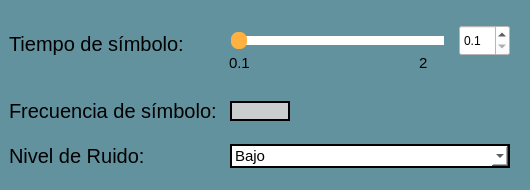
               <widget class="QFrame" name="frame_9">
                <property name="minimumSize">
                 <size>
                  <width>530</width>
                  <height>190</height>
                 </size>
                </property>
                <property name="maximumSize">
                 <size>
                  <width>520</width>
                  <height>16777215</height>
                 </size>
                </property>
                <property name="styleSheet">
                 <string notr="true">QFrame{
background-color: rgb(98, 146, 158);
border: none;
border-radius: 15px;
}

QLabel{
font-size: 20px
}</string>
                </property>
                <property name="frameShape">
                 <enum>QFrame::StyledPanel</enum>
                </property>
                <property name="frameShadow">
                 <enum>QFrame::Raised</enum>
                </property>
                <layout class="QGridLayout" name="gridLayout_107">
                 <property name="leftMargin">
                  <number>0</number>
                 </property>
                 <property name="topMargin">
                  <number>0</number>
                 </property>
                 <item row="2" column="0">
                  <widget class="QFrame" name="frame_90">
                   <property name="maximumSize">
                    <size>
                     <width>550</width>
                     <height>35</height>
                    </size>
                   </property>
                   <property name="styleSheet">
                    <string notr="true">QFrame{
border: none;
background-color: transparent;
}</string>
                   </property>
                   <property name="frameShape">
                    <enum>QFrame::StyledPanel</enum>
                   </property>
                   <property name="frameShadow">
                    <enum>QFrame::Raised</enum>
                   </property>
                   <layout class="QGridLayout" name="gridLayout_106">
                    <property name="topMargin">
                     <number>0</number>
                    </property>
                    <property name="bottomMargin">
                     <number>0</number>
                    </property>
                    <item row="0" column="0">
                     <widget class="QLabel" name="label_16">
                      <property name="minimumSize">
                       <size>
                        <width>215</width>
                        <height>0</height>
                       </size>
                      </property>
                      <property name="maximumSize">
                       <size>
                        <width>215</width>
                        <height>16777215</height>
                       </size>
                      </property>
                      <property name="text">
                       <string>Nivel de Ruido:</string>
                      </property>
                     </widget>
                    </item>
                    <item row="0" column="1">
                     <widget class="QComboBox" name="cbNivelRuido">
                      <property name="styleSheet">
                       <string notr="true">QComboBox{
	background-color: rgb(204, 204, 255);
	background: white;
	color: black;
	border: 2px solid black;
	font-size: 15px;
	qproperty-alignment: AlignCenter;
}


</string>
                      </property>
                      <item>
                       <property name="text">
                        <string>Bajo</string>
                       </property>
                      </item>
                      <item>
                       <property name="text">
                        <string>Medio</string>
                       </property>
                      </item>
                      <item>
                       <property name="text">
                        <string>Alto</string>
                       </property>
                      </item>
                     </widget>
                    </item>
                   </layout>
                  </widget>
                 </item>
                 <item row="0" column="0">
                  <widget class="QFrame" name="frame_87">
                   <property name="minimumSize">
                    <size>
                     <width>520</width>
                     <height>80</height>
                    </size>
                   </property>
                   <property name="maximumSize">
                    <size>
                     <width>520</width>
                     <height>80</height>
                    </size>
                   </property>
                   <property name="styleSheet">
                    <string notr="true">QFrame{
border: none;
background-color: transparent;
}</string>
                   </property>
                   <property name="frameShape">
                    <enum>QFrame::StyledPanel</enum>
                   </property>
                   <property name="frameShadow">
                    <enum>QFrame::Raised</enum>
                   </property>
                   <layout class="QHBoxLayout" name="horizontalLayout">
                    <item>
                     <widget class="QLabel" name="label_68">
                      <property name="minimumSize">
                       <size>
                        <width>200</width>
                        <height>0</height>
                       </size>
                      </property>
                      <property name="maximumSize">
                       <size>
                        <width>215</width>
                        <height>16777215</height>
                       </size>
                      </property>
                      <property name="text">
                       <string>Tiempo de símbolo:</string>
                      </property>
                     </widget>
                    </item>
                    <item>
                     <widget class="QFrame" name="frame_88">
                      <property name="minimumSize">
                       <size>
                        <width>292</width>
                        <height>58</height>
                       </size>
                      </property>
                      <property name="maximumSize">
                       <size>
                        <width>292</width>
                        <height>58</height>
                       </size>
                      </property>
                      <property name="styleSheet">
                       <string notr="true">QFrame{
border: none;
background-color: transparent;
}</string>
                      </property>
                      <property name="frameShape">
                       <enum>QFrame::StyledPanel</enum>
                      </property>
                      <property name="frameShadow">
                       <enum>QFrame::Raised</enum>
                      </property>
                      <widget class="QSlider" name="hsTsimb">
                       <property name="geometry">
                        <rect>
                         <x>10</x>
                         <y>10</y>
                         <width>221</width>
                         <height>31</height>
                        </rect>
                       </property>
                       <property name="styleSheet">
                        <string notr="true">QSlider 
{
    background-color: transparent;
    padding: 2px;

}

QSlider::groove:horizontal 
{
	subcontrol-origin: content;
	background-color: transparent;
	height: 17px;

}

QSlider::handle:horizontal 
{
    background-color: rgb(255, 177, 64);
    width: 16px;
    border-radius: 7px;

}

QSlider::sub-page:horizontal 
{
    background-color: white;
    margin: 4px;
    border-radius: 5px;

}

QSlider::add-page:horizontal 
{
    background-color: white;
    margin: 4px;
    border-radius: 5px;

}




</string>
                       </property>
                       <property name="minimum">
                        <number>1</number>
                       </property>
                       <property name="maximum">
                        <number>20</number>
                       </property>
                       <property name="value">
                        <number>1</number>
                       </property>
                       <property name="orientation">
                        <enum>Qt::Horizontal</enum>
                       </property>
                      </widget>
                      <widget class="QLabel" name="label_89">
                       <property name="geometry">
                        <rect>
                         <x>10</x>
                         <y>40</y>
                         <width>21</width>
                         <height>16</height>
                        </rect>
                       </property>
                       <property name="styleSheet">
                        <string notr="true">QLabel{
font-size: 15px;
qproperty-alignment: AlignCenter;
}</string>
                       </property>
                       <property name="text">
                        <string>0.1</string>
                       </property>
                      </widget>
                      <widget class="QLabel" name="label_90">
                       <property name="geometry">
                        <rect>
                         <x>200</x>
                         <y>40</y>
                         <width>21</width>
                         <height>16</height>
                        </rect>
                       </property>
                       <property name="styleSheet">
                        <string notr="true">QLabel{
font-size: 15px;
qproperty-alignment: AlignRight;
}</string>
                       </property>
                       <property name="text">
                        <string>2</string>
                       </property>
                      </widget>
                      <widget class="QDoubleSpinBox" name="sbTsimb">
                       <property name="geometry">
                        <rect>
                         <x>240</x>
                         <y>10</y>
                         <width>51</width>
                         <height>31</height>
                        </rect>
                       </property>
                       <property name="minimumSize">
                        <size>
                         <width>51</width>
                         <height>31</height>
                        </size>
                       </property>
                       <property name="maximumSize">
                        <size>
                         <width>51</width>
                         <height>31</height>
                        </size>
                       </property>
                       <property name="styleSheet">
                        <string notr="true">QDoubleSpinBox{
background-color: white;
qproperty-alignment: AlignCenter;
}</string>
                       </property>
                       <property name="decimals">
                        <number>1</number>
                       </property>
                       <property name="minimum">
                        <double>0.100000000000000</double>
                       </property>
                       <property name="maximum">
                        <double>2.000000000000000</double>
                       </property>
                       <property name="singleStep">
                        <double>0.100000000000000</double>
                       </property>
                       <property name="value">
                        <double>0.100000000000000</double>
                       </property>
                      </widget>
                     </widget>
                    </item>
                   </layout>
                  </widget>
                 </item>
                 <item row="1" column="0">
                  <widget class="QFrame" name="frame_89">
                   <property name="maximumSize">
                    <size>
                     <width>550</width>
                     <height>35</height>
                    </size>
                   </property>
                   <property name="styleSheet">
                    <string notr="true">QFrame{
border: none;
background-color: transparent;
}</string>
                   </property>
                   <property name="frameShape">
                    <enum>QFrame::StyledPanel</enum>
                   </property>
                   <property name="frameShadow">
                    <enum>QFrame::Raised</enum>
                   </property>
                   <layout class="QGridLayout" name="gridLayout_105">
                    <property name="topMargin">
                     <number>0</number>
                    </property>
                    <property name="bottomMargin">
                     <number>0</number>
                    </property>
                    <item row="0" column="1">
                     <widget class="QLineEdit" name="leFsimb">
                      <property name="enabled">
                       <bool>true</bool>
                      </property>
                      <property name="minimumSize">
                       <size>
                        <width>60</width>
                        <height>20</height>
                       </size>
                      </property>
                      <property name="maximumSize">
                       <size>
                        <width>60</width>
                        <height>20</height>
                       </size>
                      </property>
                      <property name="styleSheet">
                       <string notr="true">QLineEdit{
background-color: rgb(204, 205, 206);
border: 2px solid black;
font-color: black;
qproperty-alignment: AlignCenter;
}</string>
                      </property>
                      <property name="text">
                       <string/>
                      </property>
                     </widget>
                    </item>
                    <item row="0" column="0">
                     <widget class="QLabel" name="label_15">
                      <property name="minimumSize">
                       <size>
                        <width>215</width>
                        <height>20</height>
                       </size>
                      </property>
                      <property name="maximumSize">
                       <size>
                        <width>215</width>
                        <height>16777215</height>
                       </size>
                      </property>
                      <property name="text">
                       <string>Frecuencia de símbolo:</string>
                      </property>
                     </widget>
                    </item>
                    <item row="0" column="2">
                     <spacer name="horizontalSpacer_19">
                      <property name="orientation">
                       <enum>Qt::Horizontal</enum>
                      </property>
                      <property name="sizeHint" stdset="0">
                       <size>
                        <width>40</width>
                        <height>20</height>
                       </size>
                      </property>
                     </spacer>
                    </item>
                   </layout>
                  </widget>
                 </item>
                </layout>
               </widget>
